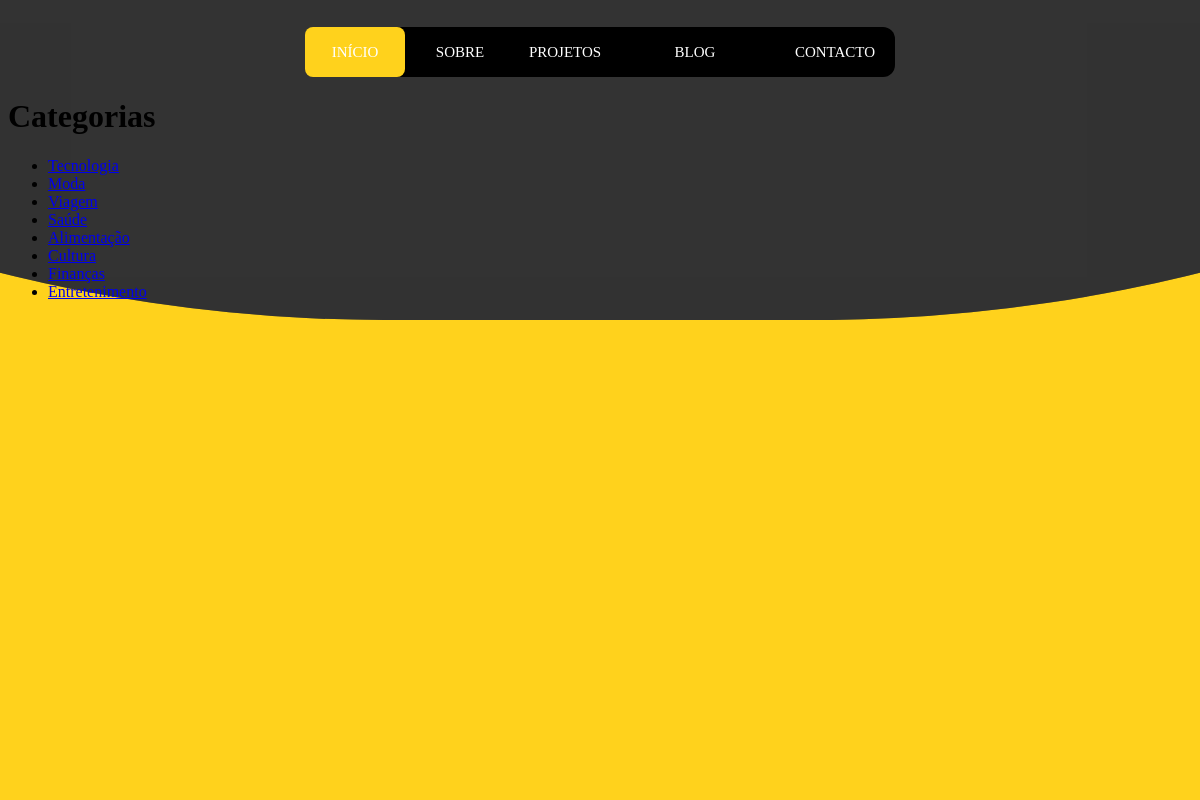
The app's page /categorias_blog/ with its own data.
### portifolio/models.py (models this page shows, shortened)
class Categoria(models.Model):
    nome = models.CharField(max_length=30)
    descricao = models.TextField(blank=False, null=False)
    imagem = models.ImageField(upload_to='categorias/', blank=True, null=True)
    data_criacao = models.DateTimeField(auto_now_add=True)

### portifolio/views.py (the view)
# urls.py: path('categorias_blog/', views.categorias_blog, name='categorias_blog'),
def categorias_blog(request):
    categorias = Categoria.objects.all()
    context = {
        'categorias': categorias
    }
    return render(request, 'portfolio/blog/blog_template_folder/categorias_blog.html', context)

### portifolio/templates/portfolio/blog/blog_template_folder/categorias_blog.html
{% extends 'portfolio/base/layout_base.html' %}
{% block main %}
  <h1>Categorias</h1>
  <ul>
    {% for categoria in categorias %}
      <li><a href="{% url 'portifolio:categoria_blog' categoria.id %}">{{ categoria.nome }}</a></li>
    {% empty %}
      <li>Nenhuma categoria encontrada.</li>
    {% endfor %}
  </ul>
{% endblock main %}

### portifolio/static/portfolio/css/base/layout_base.css (style rules this page uses)
* { box-sizing: border-box; }
:root { --color: #FFD21C; }

### records on screen
Categoria: nome "Tecnologia"
Categoria: nome "Moda"
Categoria: nome "Viagem"
Categoria: nome "Saúde"
Categoria: nome "Alimentação"
Categoria: nome "Cultura"
Categoria: nome "Finanças"
Categoria: nome "Entretenimento"
